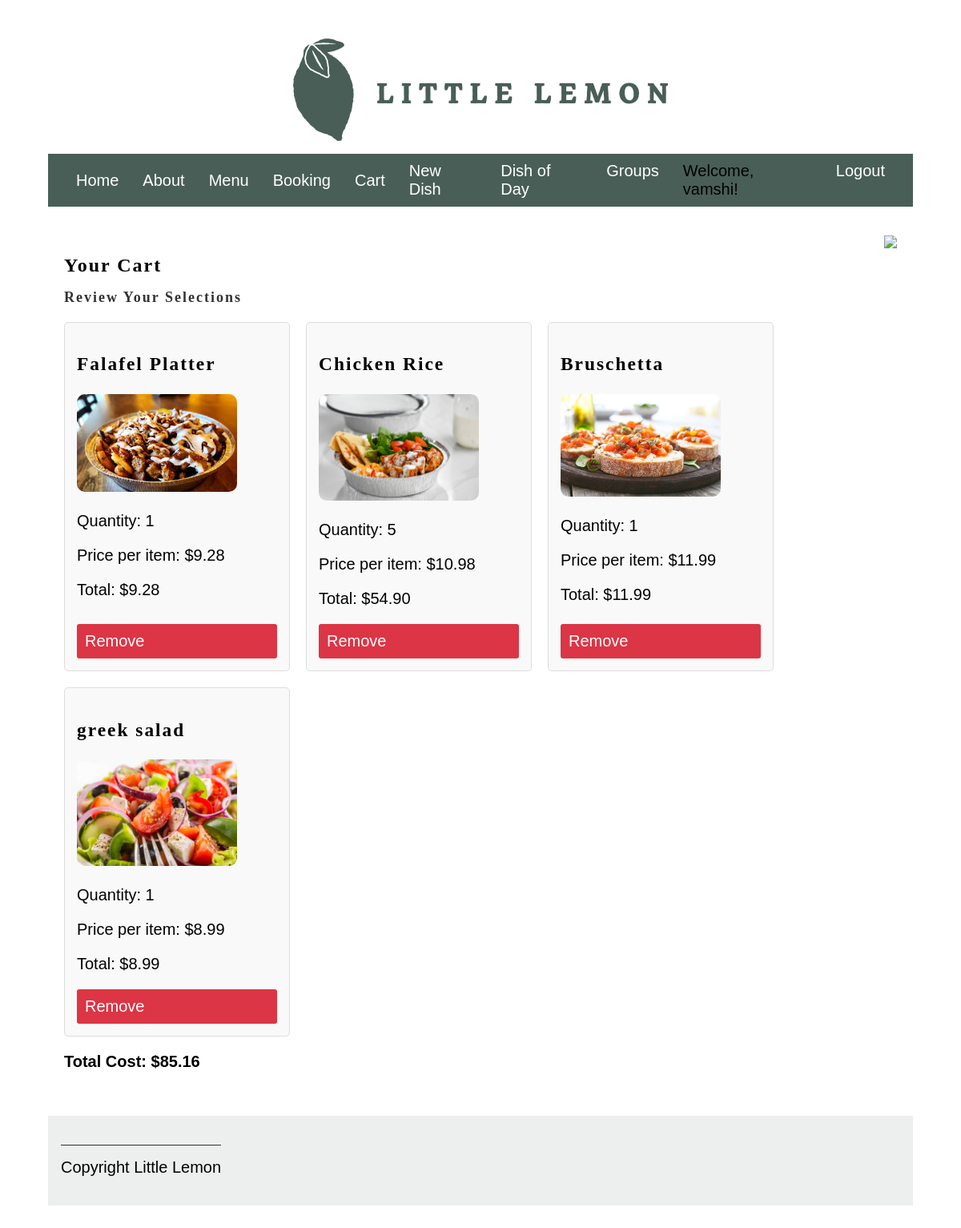
/cart/ (signed in), run on an earlier commit of the app's database.
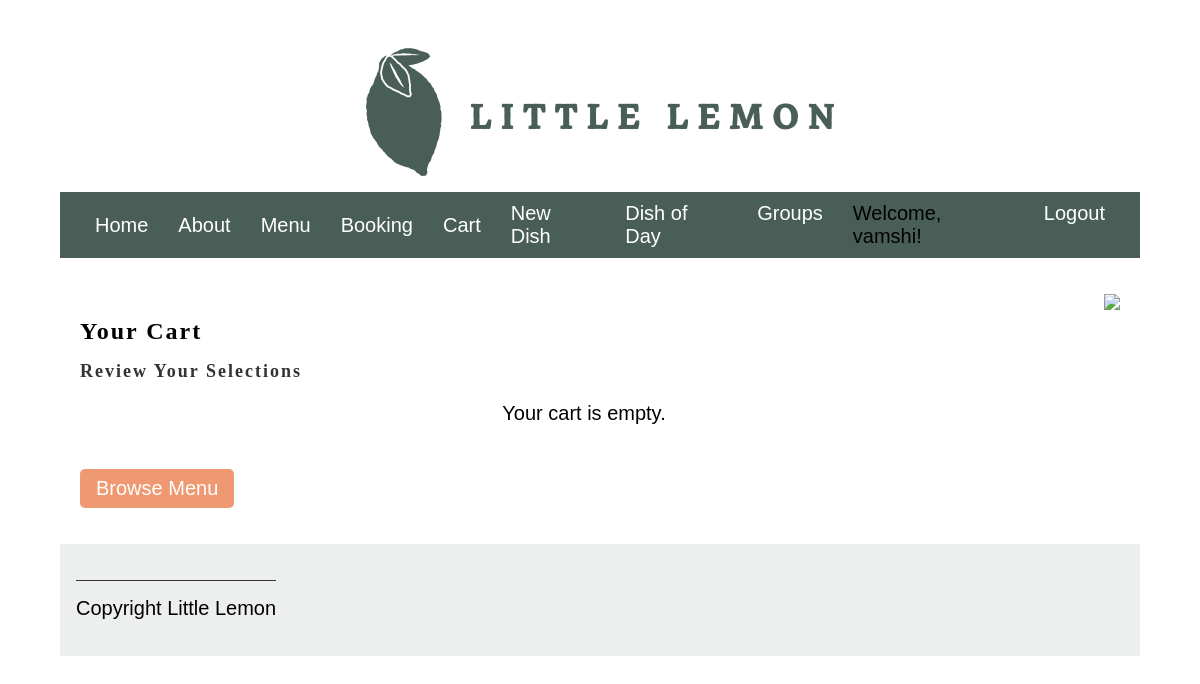
And on a later commit of the database.
### restaurant/models.py (models this page shows, shortened)
class CartItem(models.Model):
    cart = models.ForeignKey(Cart, related_name="items", on_delete=models.CASCADE)
    menu_item = models.ForeignKey(Menu, on_delete=models.CASCADE)
    quantity = models.PositiveIntegerField(default=1)
    @property
    def total_price(self):
        return self.menu_item.price * self.quantity

class Menu(models.Model):
    CATEGORY_CHOICES = [
        ('appetizer', 'Appetizer'),
        ('main_course', 'Main Course'),
        ('dessert', 'Dessert'),
        ('beverage', 'Beverage'),
    ]
    title = models.CharField(max_length=100)
    price = models.DecimalField(max_digits=5, decimal_places=2)
    inventory = models.IntegerField()
    image = models.ImageField(upload_to='img_upload/', default='menu_images/default_image.png')  # Allow null/blank for existing items
    category = models.CharField(max_length=20, choices=CATEGORY_CHOICES, null=True, blank=True)
    dish_of_the_day = models.BooleanField(default=False)  # Allow null/blank

class Cart(models.Model):
    user = models.OneToOneField(User, on_delete=models.CASCADE, null=True, blank=True)
    created_at = models.DateTimeField(auto_now_add=True)
    @property
    def total_cost(self):
        return sum(item.total_price for item in self.items.all())

### restaurant/views.py (the view, shortened to what this page needs)
# urls.py: path('cart/', views.cart_detail, name='cart_detail'),
def cart_detail(request):
    if request.user.is_authenticated:
        cart = Cart.objects.filter(user=request.user).first()
    return render(request, 'cart_detail.html', {'cart': cart})

### templates/cart_detail.html (shortened to what this page needs)
{% extends 'base.html' %} {% load static %}  {% block content %}
<section class="cart-section">
  <div class="cart-content">
    <h1 class="cart-heading">Your Cart</h1>
    <h2 class="cart-tagline">Review Your Selections</h2>
    {% if cart.items.all %}
    <ul class="cart-items-list">
      {% for item in cart.items.all %}
      <li class="cart-item">
        <div class="cart-item-details">
          <h3>{{ item.menu_item.title }}</h3>
          <img
            src="{{ item.menu_item.image.url }}"
            alt="{{ item.menu_item.title }}"
            class="menu-image"
          />
          <p>Quantity: {{ item.quantity }}</p>
          <p>Price per item: ${{ item.menu_item.price }}</p>
          <p>Total: ${{ item.total_price }}</p>
        </div>
        <a
          href="{% url 'remove_from_cart' item.menu_item.id %}"
          class="remove-button"
          >Remove</a
        >
      </li>
      {% endfor %}
    </ul>
    <div class="cart-total">
      <p><strong>Total Cost:</strong> ${{ cart.total_cost }}</p>
    </div>
    {% else %}
    <p class="empty-cart-message">Your cart is empty.</p>
    <a href="{% url 'menu' %}" class="cta-button">Browse Menu</a>
    {% endif %}
  </div>
  <div class="cart-image">
    <img src="{% static 'img/cart_image.jpg' %}" />
  </div>
</section>
{% endblock %}

What changed in the data, as far as the page shows it:
removed CartItem: menu_item "Falafel Platter", menu_item.image (picture), quantity "1", menu_item.price "9.28", total_price "9.28"
removed CartItem: menu_item "Chicken Rice", menu_item.image (picture), quantity "5", menu_item.price "10.98", total_price "54.90"
removed CartItem: menu_item "Bruschetta", menu_item.image (picture), quantity "1", menu_item.price "11.99", total_price "11.99"
removed CartItem: menu_item "greek salad", menu_item.image (picture), quantity "1", menu_item.price "8.99", total_price "8.99"
no longer on this page (row unchanged): Cart: total_cost "85.16"
Also different on the page:
text no longer shown: "Total Cost: $"
text now shown: "Your cart is empty. Browse Menu"
